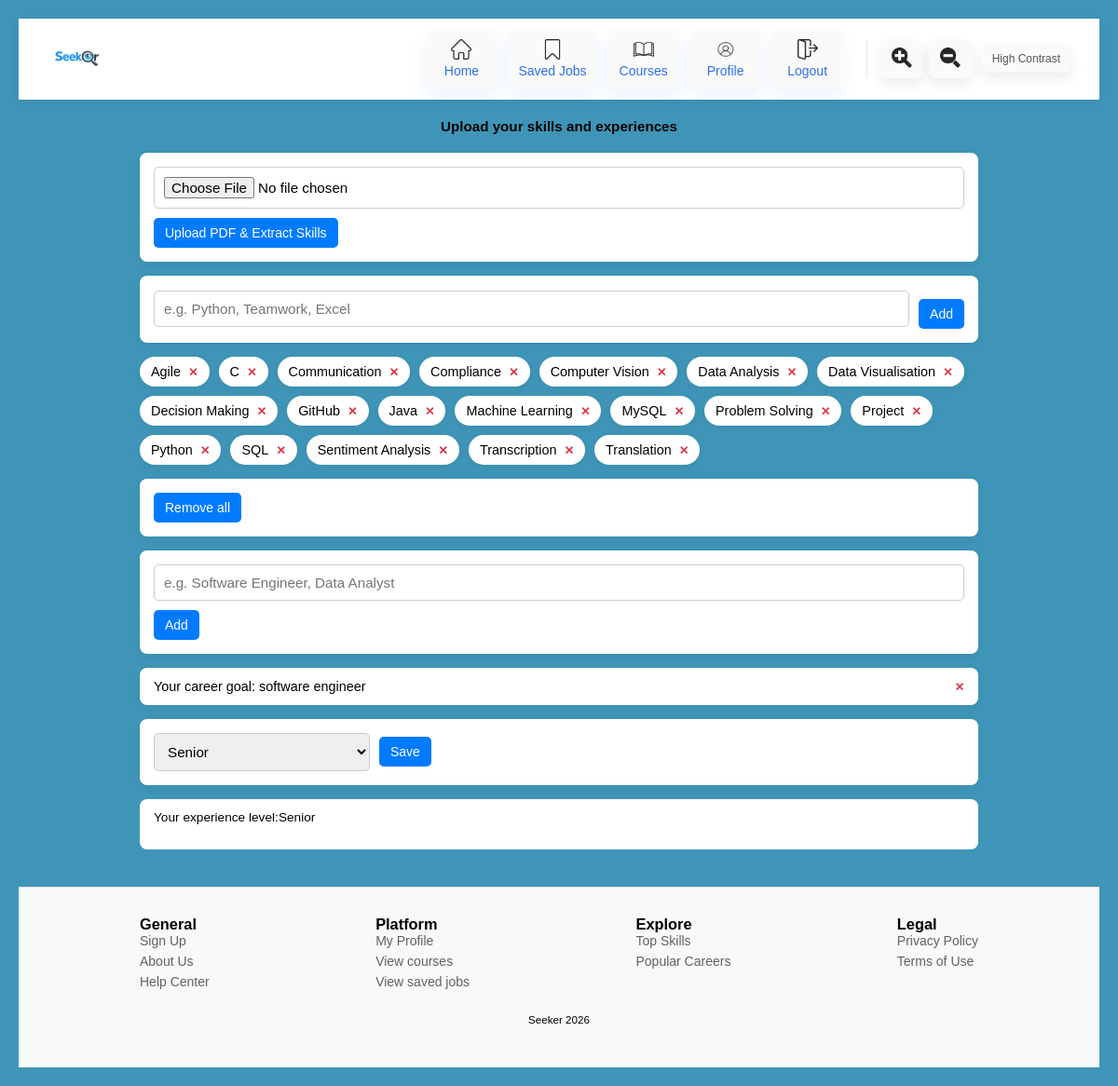
The page /upload_cv (signed in) on the database as committed earlier.
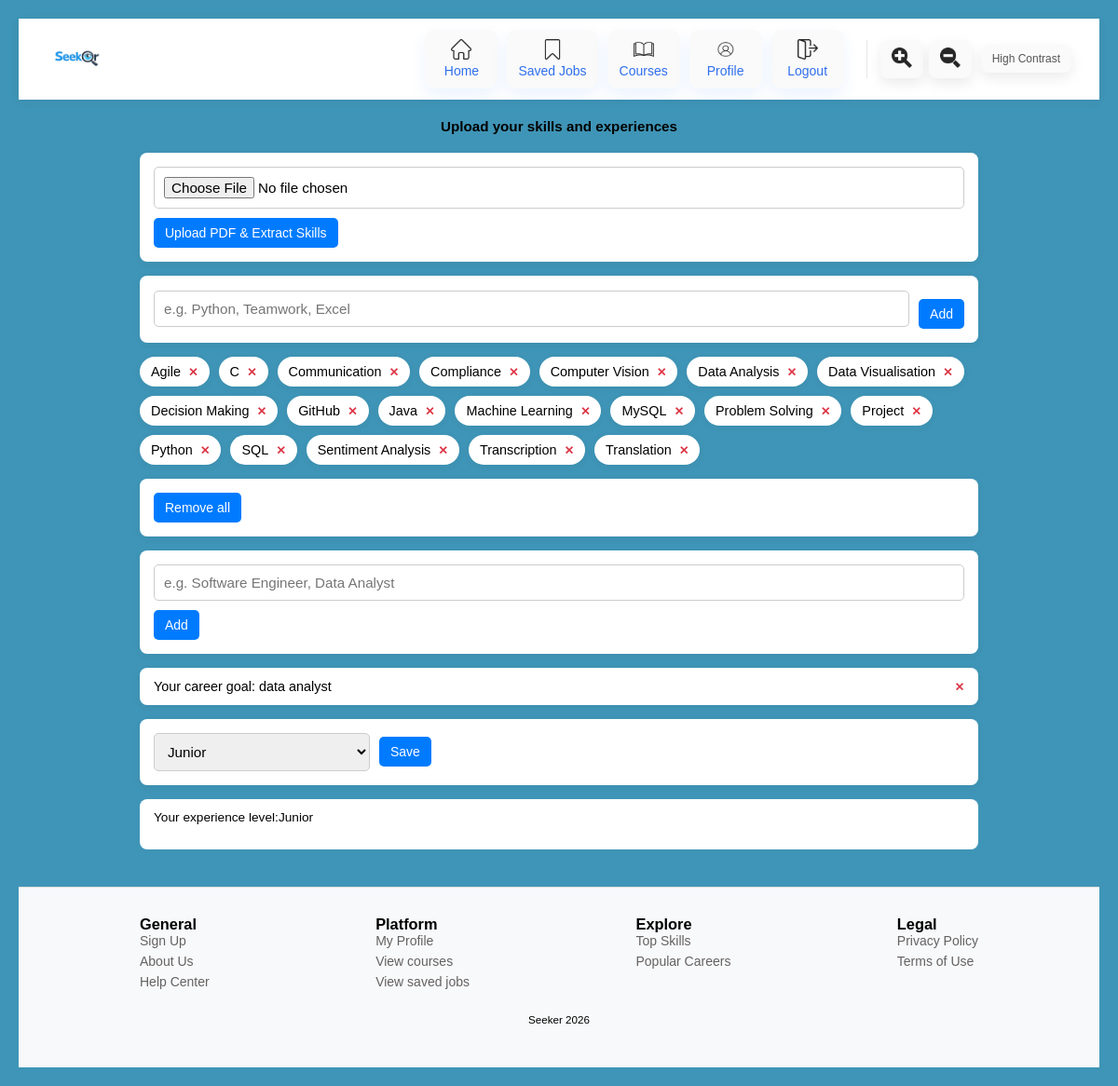
The same page on the database as committed later.
### app.py (models this page shows, shortened)
class User(db.Model): #user table
    __tablename__="user"
    id = db.Column(db.Integer, primary_key=True)
    email = db.Column(db.String(120), unique=True, nullable=False)
    password = db.Column(db.String(200), nullable=False)
    name = db.Column(db.String(100))
    experience_level=db.Column(db.String(100))
    career_goal= db.Column(db.String(100))
    skills = db.relationship("UserSkill", backref="user", cascade="all, delete-orphan")

### app.py (the view, shortened to what this page needs)
@app.route('/upload_cv', methods=["GET", "POST"]) # upload cv, allows user to complete their profile
def upload_cv():
    user = get_logged_user()
    if not user:
        flash('Login first', 'error')
        return redirect(url_for('login_page'))
    return render_template("upload_cv.html", user=user)

### app.py (called while the page is built)
def get_logged_user():
    email = session.get("user")
    if not email:
        return None
    return User.query.filter_by(email=email).first()

### templates/upload_cv.html (shortened to what this page needs)
<!DOCTYPE html>
<html lang="en">
<head>
  <link rel="stylesheet" href="{{ url_for('static', filename='upload_cv.css') }}">
</head>
<body>
  {% include 'navbar.html' %}
<h1> Upload your skills and experiences</h1>
<form method="POST" action="{{ url_for('extract_skills_from_cv') }}" enctype="multipart/form-data">
  <input type="file" name="cv" accept="application/pdf" class="entrybox" required>
  <button type="submit" class="loged">Upload PDF & Extract Skills</button>
</form>
<form method="POST" action="{{ url_for('upload_cv') }}">
    <div class="skill-input">
      <input type="text" name="skills" class="entrybox"
             placeholder="e.g. Python, Teamwork, Excel" required>
      <button type="submit" class="loged">Add</button>
    </div>
  </form>
  <ul class="skill-list">
    {% for us in user.skills %}
      <li class="skill-item">
        {{ us.skill.name }}
        <form method="POST" action="{{ url_for('upload_cv') }}" class="delete-form">
          <button type="submit" class="delete-btn">✕</button>
        </form>
      </li>
    {% endfor %}
  </ul>
  <form method="POST" action="{{ url_for('upload_cv') }}" class="delete-all-form">
    <button type="submit" class="remove-all-btn">Remove all</button>
  </form>
  <form method="POST" action="{{ url_for('upload_cv') }}">
    <div class="career-goal-input">
        <input type="text" name="career_goal" class="entrybox"
               placeholder="e.g. Software Engineer, Data Analyst" required>
        <button type="submit" class="loged">Add</button>
      </div>
    </form>
    {% if user.career_goal %}
    <div class="goal-item">
      Your career goal: {{ user.career_goal }}
      <form method="POST" action="{{ url_for('upload_cv') }}" class="delete-form">
        <button type="submit" class="delete-btn">✕</button>
      </form>
    </div>
  {% else %}
    <p>No career goal added yet</p>
  {% endif %}
  <form method="POST" action="{{ url_for('upload_cv') }}">
    <div class="form-group">
      <select id="experience" name="experience" class="experience-dropdown">
        <option value="Junior" {% if user.experience_level == "Junior" %}selected{% endif %}>Junior</option>
        <option value="Senior" {% if user.experience_level == "Senior" %}selected{% endif %}>Senior</option>
      </select>
      <button type="submit" class="save-btn">Save</button>
    </div>
  </form>
  {% if not user.experience_level %}
  <div class = "experience-level">  <p>No experience level set</p></div>
  {%else%}
  <div class = "experience-level">  <p>Your experience level:{{user.experience_level}}</p></div>
  {%endif%}
  {%include 'footer.html'%}
</body>
</html>

Rows that differ between the two databases and show on the page:
changed User: career_goal "software engineer" → "data analyst"; experience "Senior" → "Junior"; experience_level "Senior" → "Junior"
